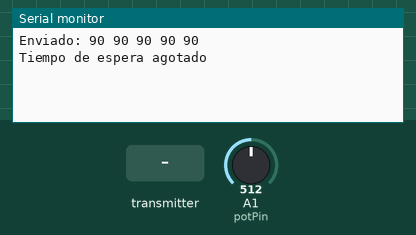
This sketch was run on a simulated Arduino Uno, built with avr-gcc and run on an emulated ATmega328P. On the bench: the last lines printed to the serial monitor. The inputs (shaded band) are chosen by the test bench; at power-on: A1 (potPin) = 512. No radio packets arrive unless stated.

Above: at 1.2 s.
1.3 s: the transmitter starts sending receivedVector.0 = 0
At 2.4 s:
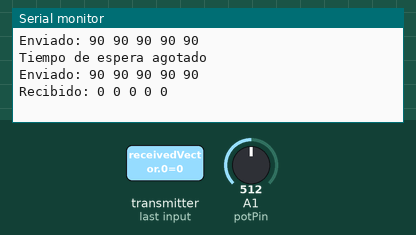
4.0 s: A1 (potPin) set to 490
At 5.3 s:
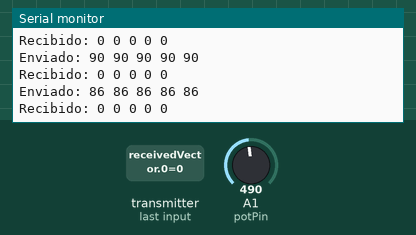
5.5 s: the transmitter starts sending receivedVector.1 = 256
At 6.4 s:
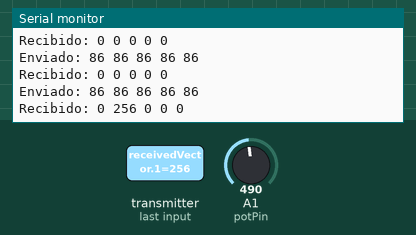
7.0 s: the transmitter starts sending receivedVector.2 = 256
At 8.3 s:
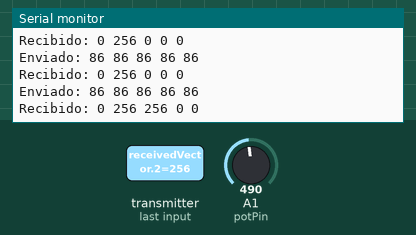
8.5 s: the transmitter starts sending receivedVector.3 = 256
At 9.5 s:
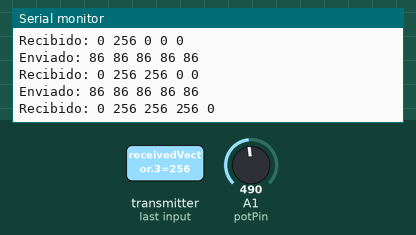
10.0 s: the transmitter starts sending receivedVector.4 = 256
At 11.1 s:
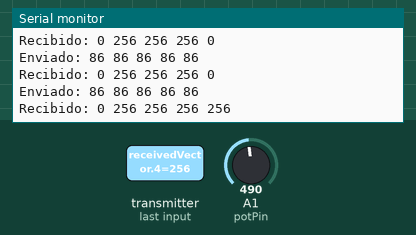

The sketch:

unoRF.ino
```cpp
//----------------Librerias----------------
#include <SPI.h>
#include <nRF24L01.h>
#include <RF24.h>

//----------------Pines----------------
#define CE_PIN 9
#define CSN_PIN 10

RF24 radio(CE_PIN, CSN_PIN);

const byte address[][6] = {"00001", "00002"};  // Direcciones para comunicar ambos Arduinos
int potPin = A1;  // Pin del potenciómetro

const int vectorSize = 5;         // Tamaño del vector
int sendVector[vectorSize];       // Vector para enviar
int receivedVector[vectorSize];   // Vector para recibir

void setup()
{
  Serial.begin(9600);
  radio.begin();
  radio.openWritingPipe(address[1]);  // Dirección para enviar datos
  radio.openReadingPipe(1, address[0]);  // Dirección para recibir datos
  radio.setPALevel(RF24_PA_LOW);
}

void loop()
{
  // Leer los valores del potenciómetro y llenar el vector
  for (int i = 0; i < vectorSize; i++)
  {
    sendVector[i] = analogRead(potPin);
    sendVector[i] = map(sendVector[i], 0, 1023, 0, 180);
  }

  // Enviar el vector
  radio.stopListening();  // Detener la escucha para enviar datos
  bool success = radio.write(&sendVector, sizeof(sendVector));

  if (success)
  {
    Serial.print("Enviado: ");
    for (int i = 0; i < vectorSize; i++)
    {
      Serial.print(sendVector[i]);
      Serial.print(" ");
    }
    Serial.println();
  }
  else
  {
    Serial.println("Envio fallido");
  }

  // Esperar un poco antes de cambiar al modo de recepción
  delay(10);

  // Recibir el vector del otro Arduino
  radio.startListening();  // Iniciar la escucha para recibir datos
  unsigned long startTime = millis();  // Tiempo de inicio para el tiempo de espera

  while (!radio.available())
  {
    if (millis() - startTime > 500)
    {  // Tiempo de espera de 500ms
      Serial.println("Tiempo de espera agotado");
      break;
    }
  }

  if (radio.available())
  {
    radio.read(&receivedVector, sizeof(receivedVector));
    Serial.print("Recibido: ");
    for (int i = 0; i < vectorSize; i++)
    {
      Serial.print(receivedVector[i]);
      Serial.print(" ");
    }
    Serial.println();
  }

  // Esperar antes de la siguiente iteración
  delay(1000);
}
```

Measured:
- after the input at 1.3 s, the serial monitor: prints a new line after 0.25 s (image 1)
- after the input at 4.0 s, the serial monitor: prints a new line after 0.57 s (image 2)
- after the input at 5.5 s, the serial monitor: prints a new line after 0.11 s (image 3)
- after the input at 7.0 s, the serial monitor: prints a new line after 0.64 s (image 4)
- after the input at 8.5 s, the serial monitor: prints a new line after 0.16 s (image 5)
- after the input at 10.0 s, the serial monitor: prints a new line after 0.69 s (image 6)
